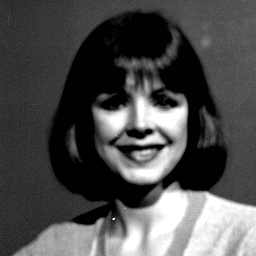
#> input picture Sem_VII/DIP/codes/images/p1.jpg, 256 x 256 px, given in place of p1.png, which was not available
$ python contrast_streching.py
#> lines starting #> are read from the running program, lines starting #| are printed output that depends on the picture; after the words box and inside, x2 and y2 are one past the last pixel; in counts of white or black regions, pixels touching at a corner belong together; long printed decimals are rounded; pictures that were not available may be replaced by others from this repository, and a replacement may not be noted
import cv2
import matplotlib.pyplot as plt
import numpy as np

filename = "/home/karan/Documents/Lecture_Notes/Sem_VII/DIP/codes/images/p1.png"
# filename = "./images/p1.png"
img = cv2.imread(filename)
#> img is the input picture: shape (256, 256, 3); min 1, max 255, mean 77.8
# plt.imshow(img)
img1 = cv2.cvtColor(img,cv2.COLOR_BGR2GRAY)

plt.imshow(img1)
[l,w] = img1.shape
#> l = 256; w = 256

x1 = 50
x2 = 200
y1 = 50
y2 = 120

slope1 = y1/x1
slope2 = (y2-y1)/(x2-x1)
slope3 = (255-y2)/(255-x2)

inter1 = y1 - slope1*x1
inter2 = y2 - slope2*x2

cnt_img = np.uint8(np.zeros([l,w]))

for i in range(0,l):
    for j in range(0,w):
        if(0<img1[i,j] & img1[i,j]<x1):
            cnt_img[i,j] = slope1*img1[i,j]
        elif x1<img1[i,j] & img1[i,j]<x2:
            cnt_img[i,j] = slope2*img1[i,j] + inter1
        elif x2<img1[i,j] & img1[i,j]<255:
            cnt_img[i,j] = slope3*img1[i,j]+inter2
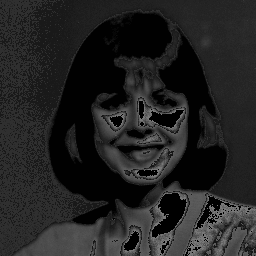
#> cnt_img: shape (256, 256); min 0, max 120, mean 34.3


## thresholding opration
thrld_img = (np.zeros([l,w]))
total = 0
thld = 0

for i in range(0,l):
    for j in range(0,w):
        total = total + img1[i,j]
#> after the loop, total = 5100088

thld = total/(l*w)
#> thld = 77.82
print(thld)
#| 77.821

for i in range(l):
    for j in range(w):
        if(img1[i,j]<thld):
            thrld_img[i,j] = 0
        else:
            thrld_img[i,j] = 255
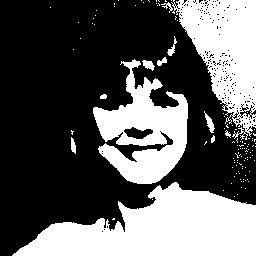
#> thrld_img: shape (256, 256) float64; 36.6% white; 118 white regions (106 under 20 px), largest, box (x1, y1, x2, y2) and area: (12, 182, 256, 256) 10888, (171, 0, 256, 140) 6433, (93, 59, 188, 184) 6026


plt.figure(1)
plt.imshow(img)
plt.figure(2)
plt.imshow(cnt_img)
plt.figure(3)
plt.imshow(thrld_img)
plt.show()
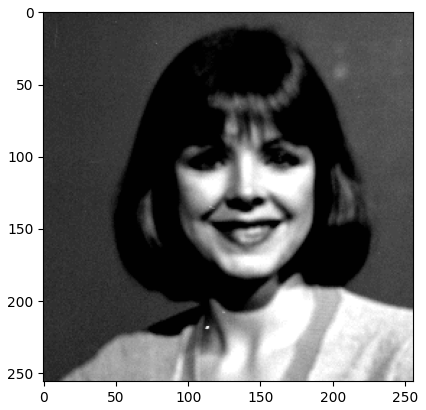
#> figure drawn by matplotlib, 1 panel

$ run again, with Sem_VII/DIP/codes/images/p2.jpg copied over Sem_VII/DIP/codes/images/p1.jpg
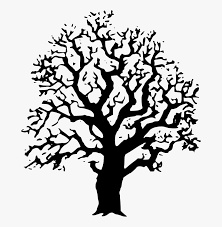
#> input picture Sem_VII/DIP/codes/images/p2.jpg, 222 x 227 px, given in place of p1.png, which was not available
#> img is the input picture: shape (227, 222, 3); min 0, max 255, mean 198.8
#> after the loop `for i in range(0,l):`:
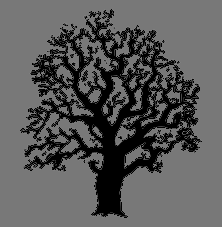
#> cnt_img: shape (227, 222); min 0, max 128, mean 89.4
#> after the loop `for i in range(0,l):`: total = 10016940
#> thld = 198.8
#| 198.772
#> `plt.show()`:
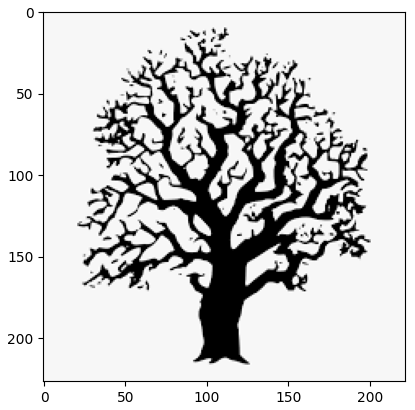
#> figure drawn by matplotlib, 1 panel

$ run again, with Sem_VII/DIP/codes/images/p4.jpg copied over Sem_VII/DIP/codes/images/p1.jpg
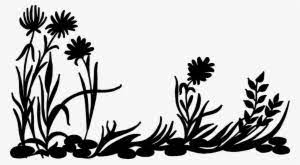
#> input picture Sem_VII/DIP/codes/images/p4.jpg, 300 x 165 px, given in place of p1.png, which was not available
#> img is the input picture: shape (165, 300, 3); min 0, max 255, mean 189.5
#> after the loop `for i in range(0,l):`:
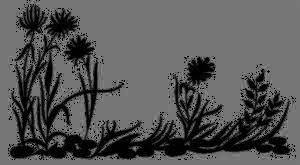
#> cnt_img: shape (165, 300); min 0, max 138, mean 86.8
#> after the loop `for i in range(0,l):`: total = 9380221
#> thld = 189.5
#| 189.499
#> `plt.show()`:
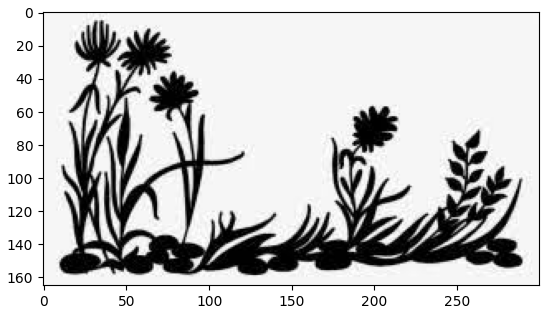
#> figure drawn by matplotlib, 1 panel
